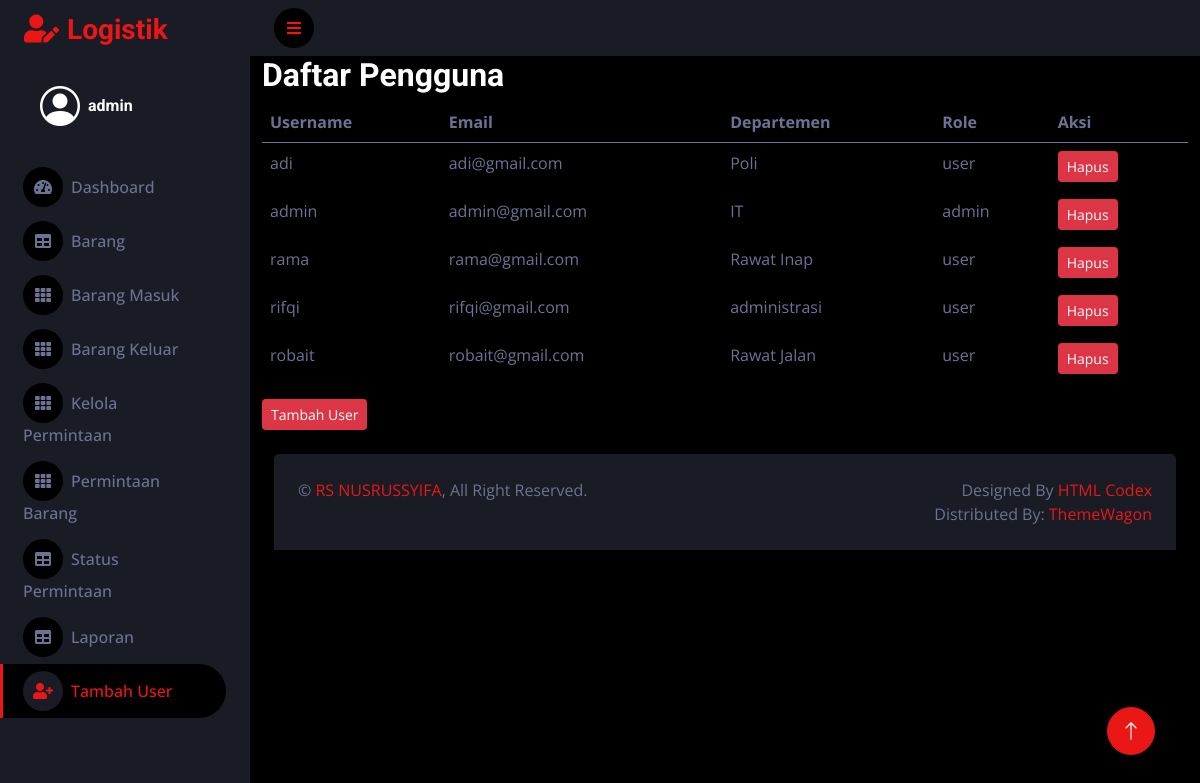
/tambah_user.php (signed in), run on the app's committed database.
### tables this page shows
CREATE TABLE `user` (
  `username` varchar(25) NOT NULL,
  `departemen` varchar(50) DEFAULT NULL,
  `password` varchar(25) DEFAULT NULL,
  `role` enum('admin','user') NOT NULL DEFAULT 'user',
  `email` varchar(50) DEFAULT NULL
);

### tambah_user.php (the view, shortened to what this page needs)
<?php
$role = $_SESSION["ses_status"];
?>
<!DOCTYPE html>
<html lang="en">
<head>
    <link href="https://cdnjs.cloudflare.com/ajax/libs/font-awesome/5.10.0/css/all.min.css" rel="stylesheet">
    <link href="https://cdn.jsdelivr.net/npm/bootstrap-icons@1.4.1/font/bootstrap-icons.css" rel="stylesheet">
    <link href="lib/owlcarousel/assets/owl.carousel.min.css" rel="stylesheet">
    <link href="lib/tempusdominus/css/tempusdominus-bootstrap-4.min.css" rel="stylesheet" />
    <link href="css/bootstrap.min.css" rel="stylesheet">
    <link href="css/style.css" rel="stylesheet">
    <link rel='stylesheet' href='https://cdn.jsdelivr.net/npm/sweetalert2@7.12.15/dist/sweetalert2.min.css'>
</head>
<body>
  <div class="container-fluid position-relative d-flex p-0">
            <div class="sidebar pe-4 pb-3">
            <nav class="navbar bg-secondary navbar-dark">
                <a href="index.php" class="navbar-brand mx-4 mb-3">
                    <h3 class="text-primary"><i class="fa fa-user-edit me-2"></i>Logistik</h3>
                </a>
                <div class="navbar-nav w-100">
                <div class="d-flex align-items-center ms-4 mb-4">
                <div class="d-flex align-items-center ms-3">
                        <i class="bi bi-person-circle me-2" style="font-size: 2.5rem; color: #fff;"></i>
                        <div>
                            <h6 class="mb-0" data-bs-toggle="collapse" href="#logoutAccordion" role="button" aria-expanded="false" aria-controls="logoutAccordion">
                                <?php echo $_SESSION["ses_username"]; ?>
                            </h6>
                        </div>
                    </div>
            </div>
                  <a href="index.php" class="nav-item nav-link"><i
                        <?php if ($role == 'admin'): ?>
                        class="fa fa-tachometer-alt me-2"></i>Dashboard</a>
                        <a href="barang.php" class="nav-item nav-link"><i class="fa fa-table me-2"></i>Barang</a>
                        <a href="barang_masuk.php" class="nav-item nav-link "><i class="fa fa-th me-2"></i>Barang Masuk</a>
                        <a href="barang_keluar.php" class="nav-item nav-link"><i class="fa fa-th me-2"></i>Barang Keluar</a>
                        <a href="kelola_permintaan.php" class="nav-item nav-link"><i class="fa fa-th me-2"></i>Kelola Permintaan</a>
                        <a href="permintaan_barang.php" class="nav-item nav-link"><i class="fa fa-th me-2"></i>Permintaan Barang</a>
                        <a href="status_permintaan.php" class="nav-item nav-link"><i class="fa fa-table me-2"></i>Status Permintaan</a>
                        <a href="laporan.php" class="nav-item nav-link"><i class="fa fa-table me-2"></i>Laporan</a>
                        <a href="tambah_user.php" class="nav-item nav-link active"><i class="fa fa-user-plus me-2"></i>Tambah User</a>                        <?php elseif ($role == 'user'): ?>
                        <?php endif; ?>
                  </div>
              </nav>
          </div>
        <div class="content">
          <nav class="navbar navbar-expand bg-secondary navbar-dark sticky-top px-4 py-10">
                    <a href="#" class="sidebar-toggler flex-shrink-0">
                        <i class="fa fa-bars"></i>
                    </a>
                </nav>
              <div class="container">
                    <h2>Daftar Pengguna</h2>
                    <table class="table responsive">
                        <thead>
                            <tr>
                                <th>Username</th>
                                <th>Email</th>
                                <th>Departemen</th>
                                <th>Role</th>
                                <th>Aksi</th>
                            </tr>
                        </thead>
                        <tbody>
                            <?php
                                $conn = new mysqli("localhost", "root", "", "logistik");
                                $sql = "SELECT username, email, departemen, role FROM user";
                                $result = $conn->query($sql);
                                if ($result->num_rows > 0) {
                                  while($row = $result->fetch_assoc()) {
                                      echo "<tr>
                                              <td>".$row["username"]."</td>
                                              <td>".$row["email"]."</td>
                                              <td>".$row["departemen"]."</td>
                                              <td>".$row["role"]."</td>
                                              <td>
                                                  <button class='btn btn-danger btn-sm' onclick='confirmDelete(\"".$row["username"]."\")'>Hapus</button>
                                              </td>
                                            </tr>";
                                  }
                                } else {
                                    echo "<tr><td colspan='6' class='text-center'>Tidak ada pengguna</td></tr>";
                                }
                            ?>
                        </tbody>
                    </table>
                    <button class="btn btn-danger btn-sm" data-bs-toggle="modal" data-bs-target="#tambahUserModal">Tambah User</button>
                </div>
             <div class="container-fluid pt-4 px-4">
              <div class="bg-secondary rounded-top p-4">
                  <div class="row">
                      <div class="col-12 col-sm-6 text-center text-sm-start">
                          &copy; <a href="#">RS NUSRUSSYIFA</a>, All Right Reserved.
                      </div>
                      <div class="col-12 col-sm-6 text-center text-sm-end">
                          Designed By <a href="https://htmlcodex.com">HTML Codex</a>
                          <br>Distributed By: <a href="https://themewagon.com" target="_blank">ThemeWagon</a>
                      </div>
                  </div>
              </div>
          </div>
        <a href="#" class="btn btn-lg btn-primary btn-lg-square back-to-top"><i class="bi bi-arrow-up"></i></a>
      </div>
</body>
</html>

### css/style.css (style rules this page uses)
:root { --primary: #EB1616; --secondary: #191C24; --light: #6C7293; --dark: #000000; }
.back-to-top { position: fixed; display: none; right: 45px; bottom: 45px; z-index: 99; }
.btn { transition: .5s; }
.btn-lg-square { width: 48px; height: 48px; }
.btn-square, .btn-sm-square, .btn-lg-square { padding: 0; display: inline-flex; align-items: center; justify-content: center; font-weight: normal; border-radius: 50px; }
.sidebar { position: fixed; top: 0; left: 0; bottom: 0; width: 250px; height: 100vh; overflow-y: auto; background: var(--secondary); transition: 0.5s; z-index: 999; margin-bottom: 60px; }
.content { margin-left: 250px; min-height: 100vh; background: var(--dark); transition: 0.5s; }
@media (min-width: 992px) { .sidebar { margin-left: 0; } }
@media (min-width: 992px) { .content { width: calc(100% - 250px); } }
.sidebar .navbar .navbar-nav .nav-link { padding: 7px 20px; color: var(--light); font-weight: 500; border-left: 3px solid var(--secondary); border-radius: 0 30px 30px 0; outline: none; }
.sidebar .navbar .navbar-nav .nav-link:hover, .sidebar .navbar .navbar-nav .nav-link.active { color: var(--primary); background: var(--dark); border-color: var(--primary); }
.sidebar .navbar .navbar-nav .nav-link i { width: 40px; height: 40px; display: inline-flex; align-items: center; justify-content: center; background: var(--dark); border-radius: 40px; }
.sidebar .navbar .navbar-nav .nav-link:hover i, .sidebar .navbar .navbar-nav .nav-link.active i { background: var(--secondary); }
.content .navbar .sidebar-toggler, .content .navbar .navbar-nav .nav-link i { width: 40px; height: 40px; display: inline-flex; align-items: center; justify-content: center; background: var(--dark); border-radius: 40px; }

### data on the page
user: username "adi", email "adi@gmail.com", departemen "Poli", role "user"
user: username "admin", email "admin@gmail.com", departemen "IT", role "admin"
user: username "rama", email "rama@gmail.com", departemen "Rawat Inap", role "user"
user: username "rifqi", email "rifqi@gmail.com", departemen "administrasi", role "user"
user: username "robait", email "robait@gmail.com", departemen "Rawat Jalan", role "user"

### other printed values
$_SESSION["ses_username"] "admin"
